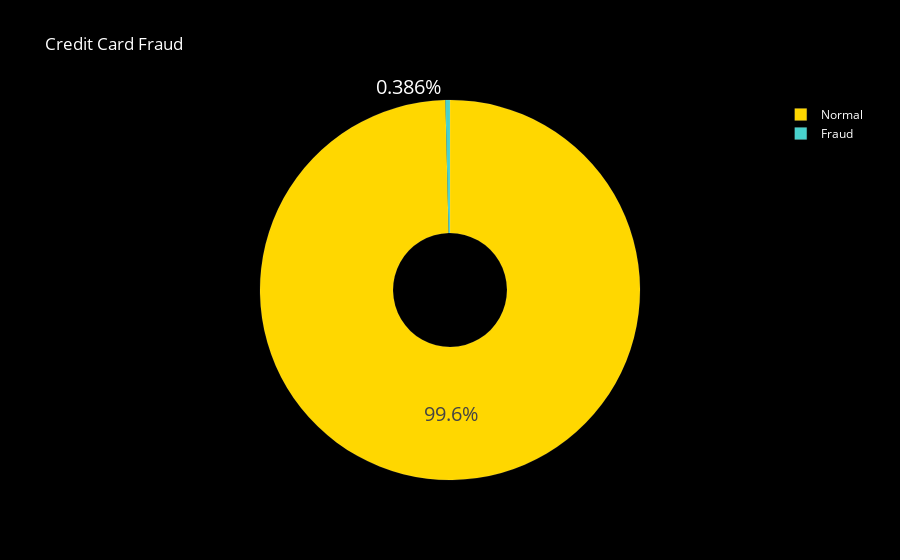

The notebook cell saved with this chart:
### Code cell
colors = ['gold', 'mediumturquoise']
labels = ['Normal','Fraud']
values = df['is_fraud'].value_counts()/df['is_fraud'].shape[0]
fig = go.Figure(data=[go.Pie(labels = labels,
                             values=values,hole=.3)])
fig.update_traces(hoverinfo='label+percent', textinfo='percent', textfont_size=20,
                  marker=dict(colors=colors, line=dict(color='white', width=0.1)))
fig.update_layout(
    title_text="Credit Card Fraud",
    title_font_color="white",
    legend_title_font_color="yellow",
    paper_bgcolor="black",
    plot_bgcolor='black',
    font_color="white",
)
fig.show()

### Figure 1 — Plotly figure (JSON) as saved in the notebook; plotly's stock layout.template omitted (floating-point values rounded to 4 significant figures)
{"data": [{"hole": 0.3, "hoverinfo": "label+percent", "labels": ["Normal", "Fraud"], "marker": {"colors": ["gold", "mediumturquoise"], "line": {"color": "white", "width": 0.1}}, "textfont": {"size": 20}, "textinfo": "percent", "type": "pie", "values": [0.9961, 0.00386]}], "layout": {"font": {"color": "white"}, "legend": {"title": {"font": {"color": "yellow"}}}, "paper_bgcolor": "black", "plot_bgcolor": "black", "title": {"font": {"color": "white"}, "text": "Credit Card Fraud"}}}
